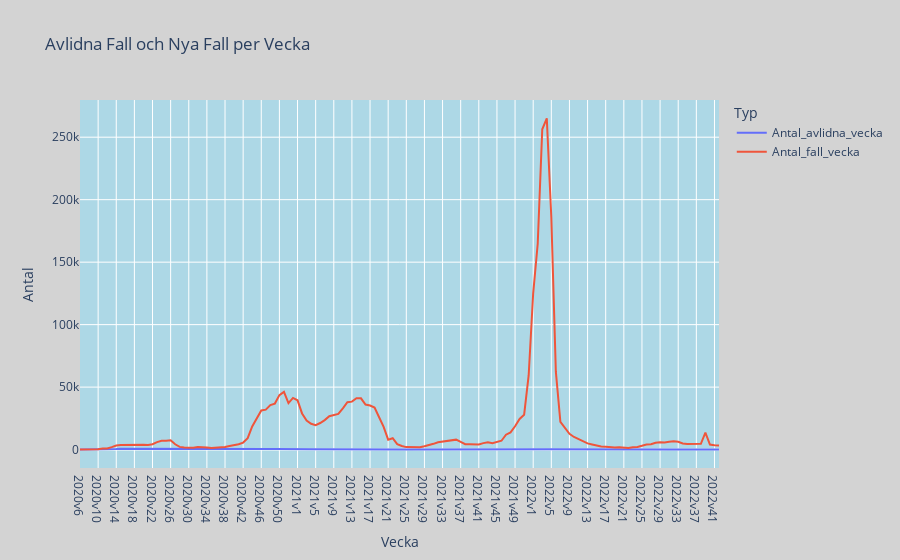

Notebook source saved alongside this figure:
### Code cell
# Omstrukturera data för Plotly
melted_data = veckodata_riket.melt(id_vars=['Vecka'], 
                                   value_vars=['Antal_avlidna_vecka', 'Antal_fall_vecka'],
                                   var_name='Typ', value_name='Antal')

# Skapa linjediagrammet
fig = px.line(melted_data, x='Vecka', y='Antal', color='Typ', 
             title='Avlidna Fall och Nya Fall per Vecka')
fig.update_layout(
    plot_bgcolor='lightblue', 
    paper_bgcolor='lightgrey' 
)
fig.show()

### Figure 1 — Plotly figure (JSON) as saved in the notebook; plotly's stock layout.template omitted (floating-point values rounded to 4 significant figures; data arrays with more than 128 entries replaced by an {"elided": "..."} marker saying what was removed)
{"data": [{"hovertemplate": "Typ=Antal_avlidna_vecka<br>Vecka=%{x}<br>Antal=%{y}<extra></extra>", "legendgroup": "Antal_avlidna_vecka", "line": {"color": "#636efa", "dash": "solid"}, "marker": {"symbol": "circle"}, "mode": "lines", "name": "Antal_avlidna_vecka", "orientation": "v", "showlegend": true, "type": "scatter", "x": {"elided": "142 str values"}, "xaxis": "x", "y": {"elided": "142 int values"}, "yaxis": "y"}, {"hovertemplate": "Typ=Antal_fall_vecka<br>Vecka=%{x}<br>Antal=%{y}<extra></extra>", "legendgroup": "Antal_fall_vecka", "line": {"color": "#EF553B", "dash": "solid"}, "marker": {"symbol": "circle"}, "mode": "lines", "name": "Antal_fall_vecka", "orientation": "v", "showlegend": true, "type": "scatter", "x": {"elided": "142 str values"}, "xaxis": "x", "y": {"elided": "142 int values"}, "yaxis": "y"}], "layout": {"legend": {"title": {"text": "Typ"}, "tracegroupgap": 0}, "paper_bgcolor": "lightgrey", "plot_bgcolor": "lightblue", "title": {"text": "Avlidna Fall och Nya Fall per Vecka"}, "xaxis": {"anchor": "y", "domain": [0, 1], "title": {"text": "Vecka"}}, "yaxis": {"anchor": "x", "domain": [0, 1], "title": {"text": "Antal"}}}}
